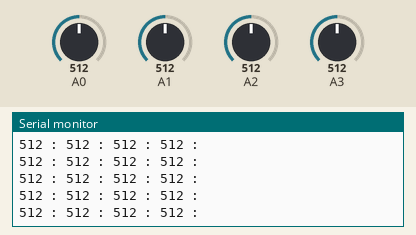
A sketch run on a simulated Arduino Uno, built with avr-gcc and run on an emulated ATmega328P. On the bench: the last lines printed to the serial monitor. The inputs (shaded band) are chosen by the test bench; at power-on: A0 = 512, A1 = 512, A2 = 512, A3 = 512.

Above: at 1.2 s.
1.3 s: A0 set to 716
At 1.37 s:
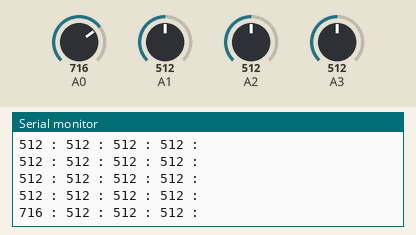
2.8 s: A1 set to 716
At 2.84 s:
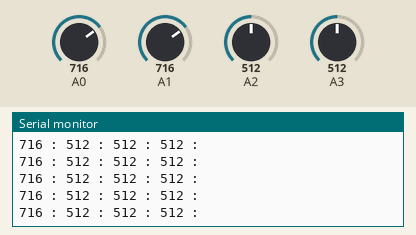
4.3 s: A2 set to 716
At 4.32 s:
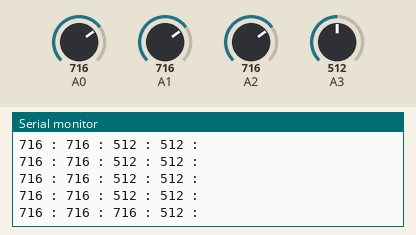
5.8 s: A3 set to 716
At 5.89 s:
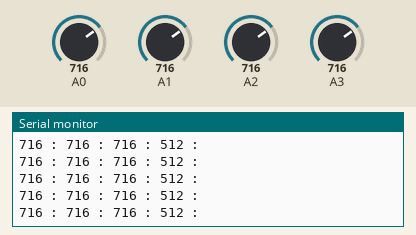
7.3 s: A0 set to 992
At 7.37 s:
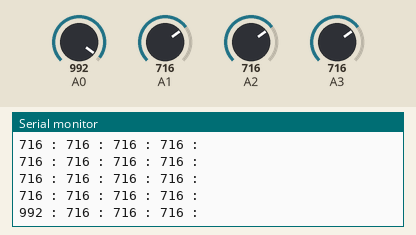
8.8 s: A1 set to 992
At 8.84 s:
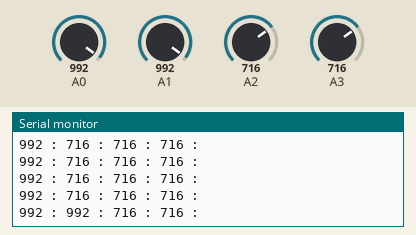
Timing chart, 0 to 11.3 s (numbered marks = the images above; inputs shaded):
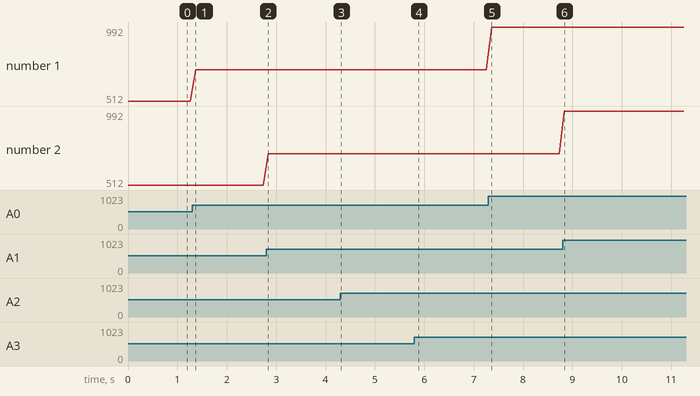

Measured:
- after the input at 1.3 s, the serial monitor: prints a new line after 0.07 s (image 1)
- after the input at 4.3 s, the serial monitor: prints a new line at once (image 3)
- after the input at 7.3 s, the serial monitor: prints a new line after 0.06 s (image 5)
- after the input at 8.8 s, the serial monitor: prints a new line at once (image 6)
- plotted number 1: 512 → 716 after the input at 1.3 s, 716 → 992 after the input at 7.3 s

The sketch:

testSensores.ino
```cpp
void setup(){
  Serial.begin(115200);
}

void loop(){
  Serial.print(analogRead(A0));
    Serial.print(" : ");
  delay(1);
    Serial.print(analogRead(A1));
        Serial.print(" : ");
  delay(1);
    Serial.print(analogRead(A2));
        Serial.print(" : ");
  delay(1);
    Serial.print(analogRead(A3));
        Serial.print(" : ");
  delay(1);
  Serial.println();
//    Serial.println("-------------");
  delay(100);
}
```
